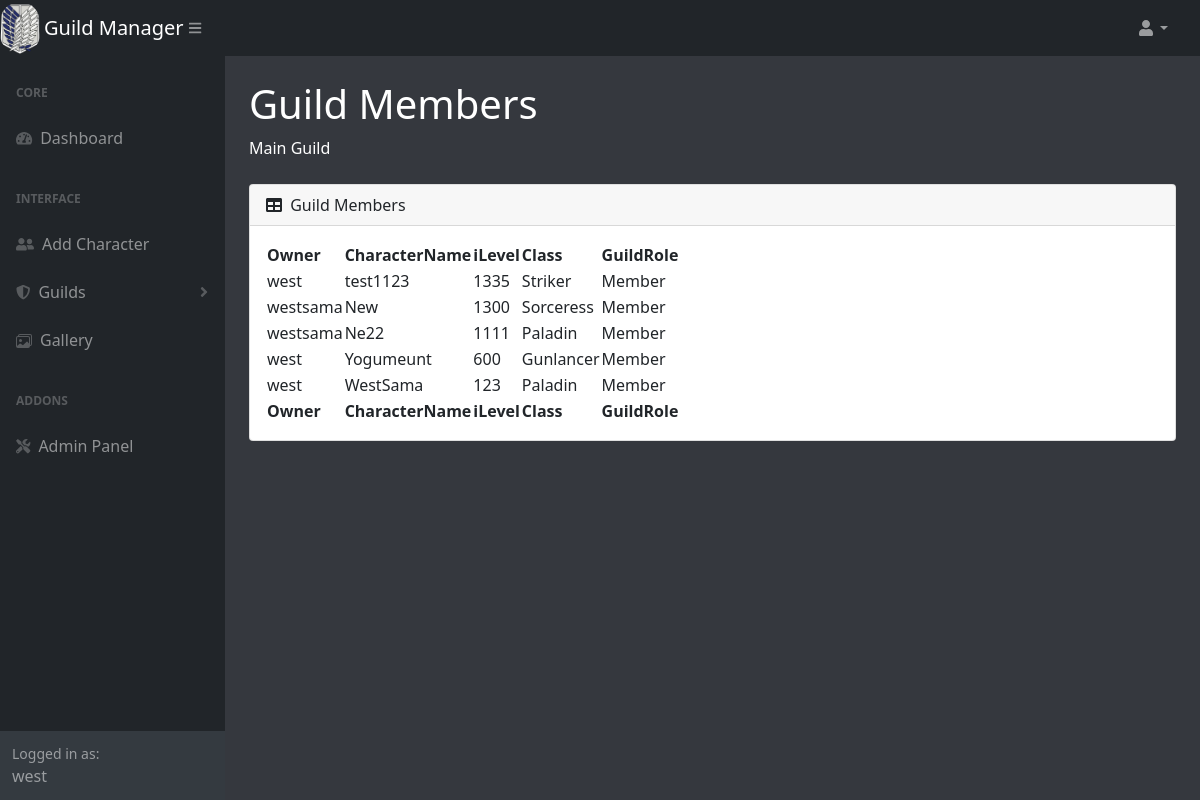
The app's page /guild/ (signed in), older data.
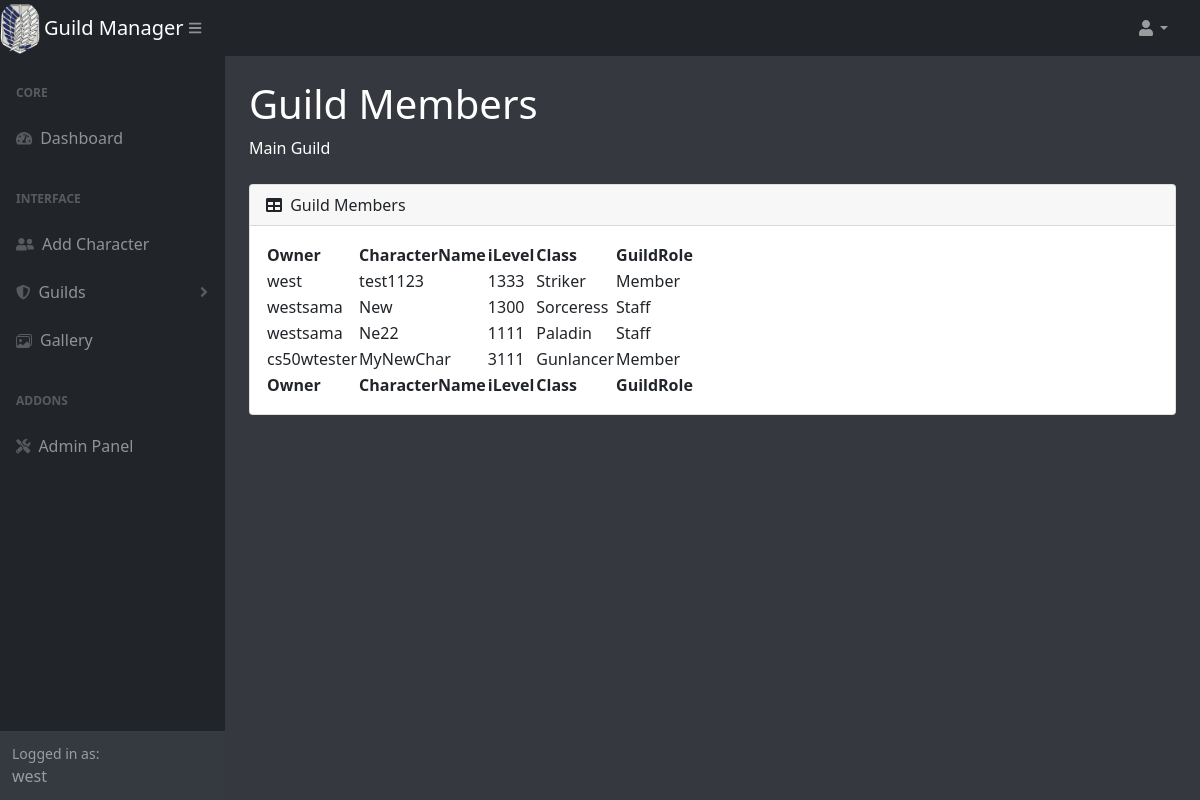
The same page, newer data.
### guildboard/models.py (models this page shows, shortened)
class Character(models.Model):
    user = models.ForeignKey(User, on_delete=models.CASCADE, null=True)
    name = models.CharField(max_length=64)
    iLevel = models.IntegerField(null=False)
    guildRole = models.CharField(max_length=64, default="Member")
    classe = models.CharField(max_length=64, default="")
    guild = models.ForeignKey(Guild, on_delete=models.CASCADE, blank=True, null=True)

### guildboard/views.py (the view)
# urls.py: path("guild/", views.guildPage, name="guild"),
@login_required(login_url='/login/')
def guildPage(request):
    chars = Character.objects.all()
    context = {"chars":chars}
    return render(request, "guildboard/guild.html", context)

### guildboard/templates/guildboard/guild.html (shortened to what this page needs)
{% extends "guildboard/layout.html" %}
{% block pageTitle %}Guild Members{% endblock %}
{% block pageInfo %}Main Guild{% endblock %}
{% block body %}
{% load static %}
<div class="card mb-4">
    <div class="card-header">
        <i class="fas fa-table me-1"></i>
        Guild Members
    </div>
    <div class="card-body">
        <table id="datatablesSimple">
            <thead>
                <tr>
                    <th>Owner</th>
                    <th>CharacterName</th>
                    <th>iLevel</th>
                    <th>Class</th>
                    <th>GuildRole</th>
                </tr>
            </thead>
            <tfoot>
                <tr>
                    <th>Owner</th>
                    <th>CharacterName</th>
                    <th>iLevel</th>
                    <th>Class</th>
                    <th>GuildRole</th>
                </tr>
            </tfoot>
            <tbody>
            {% for char in chars %}
            {% if char.guild != Wizzels %}
                <tr>
                    <td>{{ char.user }}</td>
                    <td>{{ char.name }}</td>
                    <td>{{ char.iLevel }}</td>
                    <td>{{ char.classe }}</td>
                    <td>{{ char.guildRole }}</td>
                </tr>
            {% endif %}
            {% endfor %}
        </tbody>
        </table>
    </div>
</div>
{% endblock %}

Row changes from the older to the newer data that the page shows:
removed Character: user "west", name "Yogumeunt", iLevel "600", classe "Gunlancer", guildRole "Member"
removed Character: user "west", name "WestSama", iLevel "123", classe "Paladin", guildRole "Member"
changed Character "test1123": iLevel "1335" → "1333"
changed Character "New": guildRole "Member" → "Staff"
changed Character "Ne22": guildRole "Member" → "Staff"
added Character: user "cs50wtester", name "MyNewChar", iLevel "3111", classe "Gunlancer", guildRole "Member"
